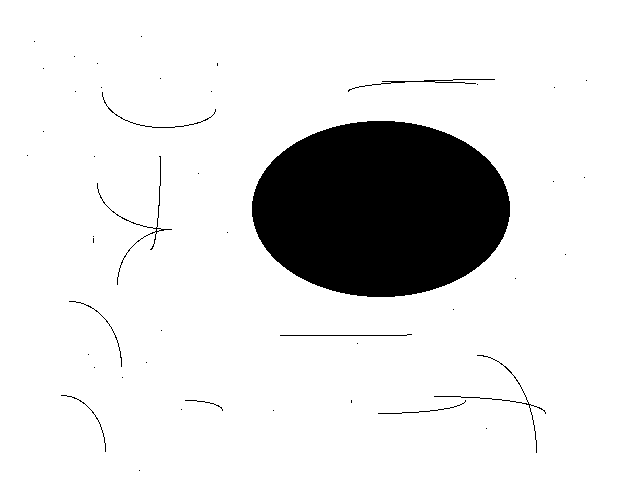
//> input picture erosion2.png, 640 x 480 px
$ ./image1   (built with g++ and OpenCV 4)
//> lines starting //> are read from the running program, lines starting //| are printed output that depends on the picture; after the words box and inside, x2 and y2 are one past the last pixel; in counts of white or black regions, pixels touching at a corner belong together
#include<iostream>

#include"opencv2/highgui/highgui.hpp"
#include"opencv2/imgproc/imgproc.hpp"
#include"opencv2/core/core.hpp"
using namespace std;
using namespace cv;
int IsValid (int x,int y,int rows,int cols)
{
	if(x<0||y<0||x>=rows||y>=cols)
		return 0;
	else return 1;
}
Mat erosion(Mat a)
{
	int i,j,k,l;


	for(i=0;i<a.rows;i++)
		for(j=0;j<a.cols;j++)
		{
			if(a.at<uchar>(i,j)==255)
			{
				for(k=0;k<3;k++)
					for(l=0;l<3;l++)
					{
						if(IsValid(i+k,j+l,a.rows,a.cols))
						{
							if(a.at<uchar>(i+k,j+l)==0)
								a.at<uchar>(i,j)=0;


						}
					}
			}
		}
	return a;
}
Mat dilution(Mat a)

{
	int i,j,k,l;


	for(i=0;i<a.rows;i++)
		for(j=0;j<a.cols;j++)
		{
			if(a.at<uchar>(i,j)==0)
			{
				for(k=0;k<3;k++)
					for(l=0;l<3;l++)
					{
						if(IsValid(i+k,j+l,a.rows,a.cols))
						{
							if(a.at<uchar>(i+k,j+l)==255)
								a.at<uchar>(i,j)=255;


						}
					}
			}
		}
	return a;
}


int main()
{

	Mat a=imread("erosion2.png",0);
//> a: 480 rows x 640 cols, CV_8UC1; 87.9% white; 46 black regions (36 under 20 px), largest, box (x1, y1, x2, y2) and area: (252, 121, 510, 297) 35680, (97, 156, 172, 285) 269, (434, 355, 546, 453) 242
	imshow("img",a);
	Mat b=a.clone();
	imshow("image",erosion (b));
//> after the loop in erosion, `for(i=0;i<a.rows;i++)`:
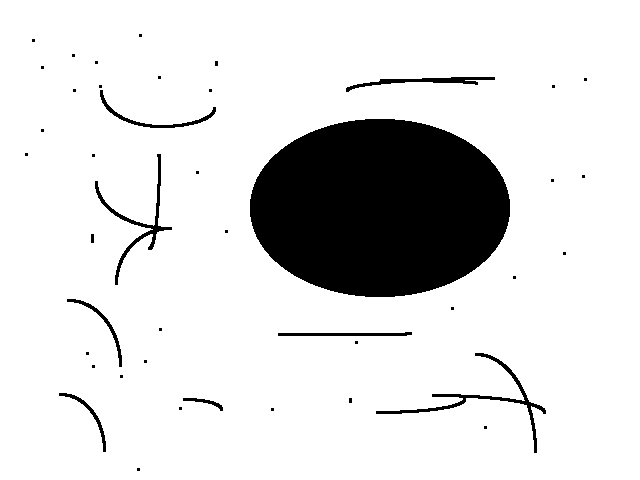
//> a: 480 rows x 640 cols, CV_8UC1; 86.6% white; 43 black regions (33 under 20 px), largest, box (x1, y1, x2, y2) and area: (250, 119, 510, 297) 36552, (376, 353, 546, 453) 1110, (95, 154, 172, 285) 910
	imshow("imag",dilution(b));
//> after the loop in dilution, `for(i=0;i<a.rows;i++)`:
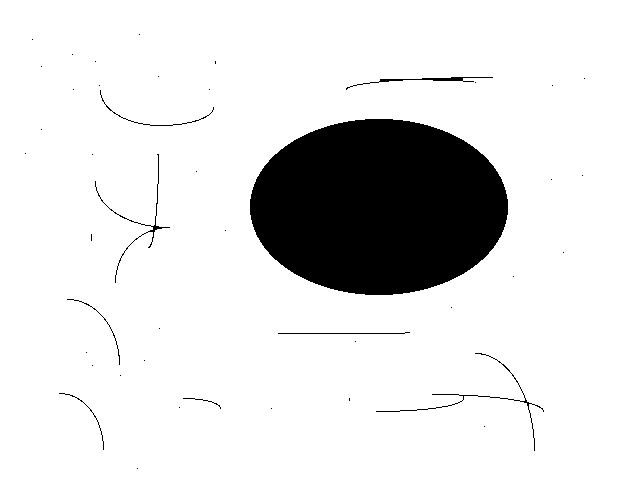
//> a: 480 rows x 640 cols, CV_8UC1; 87.9% white; 44 black regions (35 under 20 px), largest, box (x1, y1, x2, y2) and area: (250, 119, 508, 295) 35680, (376, 353, 544, 451) 338, (95, 154, 170, 283) 282
	waitKey(0);
	return 0;
}
